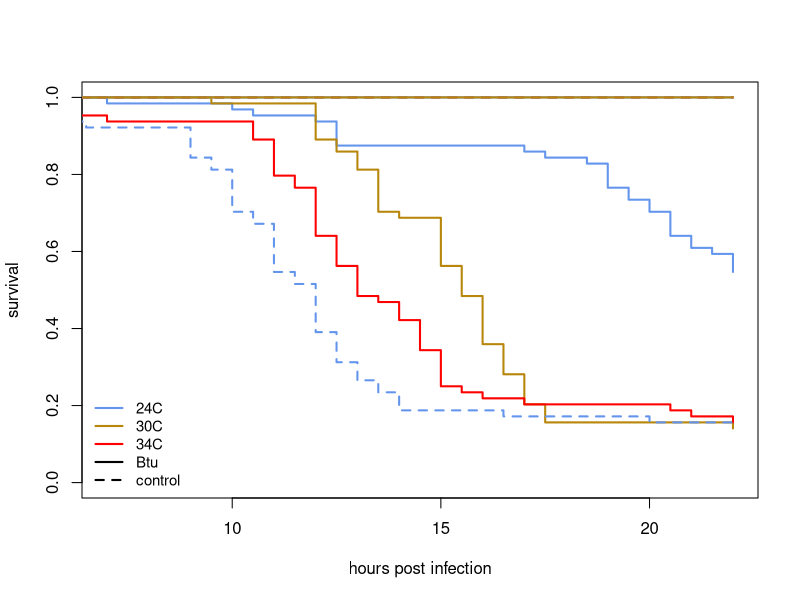
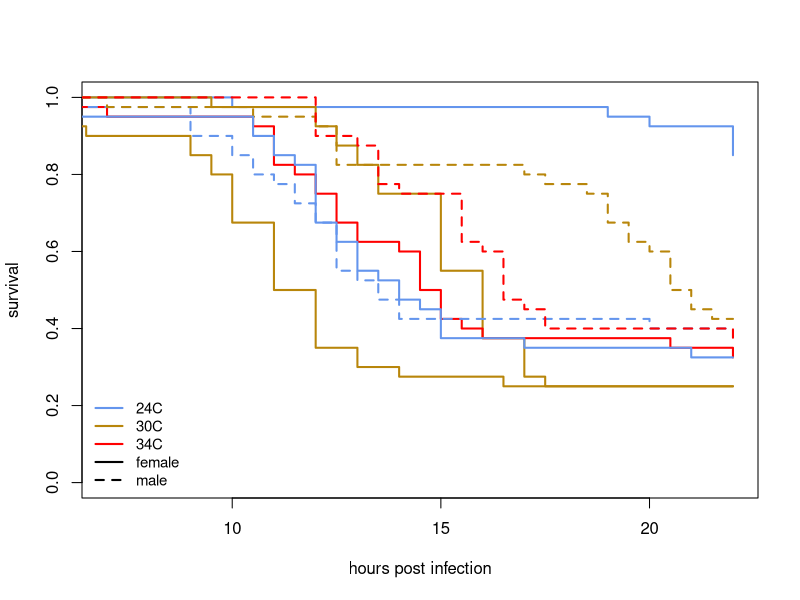

Recreate these plots in R, in order. (Note: this script raises an error after producing the figures.)
############################
#Code written by Sadiq, with my edits
#############################
# clear workspace
rm(list = ls())


#load necessary packages
library(survival)
library(multcomp)
library(lme4)
library(MASS)


##########################################################
#Survival of Bt infection at different temperatures
##########################################################


library(openxlsx)
library(readxl)
#############survival
#read in file using import in Rstudio

#choose 1 of the following data sources:
#mydata<- read.xlsx("Survival_data.xlsx") #this is data for Sadiq's experiment 1
        #mydata<- X2020_09_29temperature_bt_infection #file name has an X in the beginning

mydata<- read.xlsx("2021-2-22_btu_temperature_survival_exp-2.xlsx") #data for Sadiq's second experiment
##############################
attach(mydata) #attach data to be able to call columns directly
summary(mydata) #overview to check if data was read in correctly
hours <- as.numeric(hours)
status <-as.numeric(status)
temp <-as.factor(temp)
sex<-as.factor(sex)


#plot survival curves

fit<-survfit(Surv(hours,status)~treatment+temp)
# curves for treatment (IS and Btu) and temperature (24, 30, 34)
plot(survfit(Surv(hours,status)~treatment+temp),  #decide which variables to show
     lty=c(1,1,1,2,2,2), lwd=2,                   #type of line used for each group
     col=c("cornflowerblue","darkgoldenrod","red"), #color used for each group
     xlim=c(7,22), ylim=c(0,1),                   #limits of both axes
     ylab="survival", xlab="hours post infection")#labels of the axes 

#add a legend
legend("bottomleft",                              #placement of legend
       c("24C","30C","34C","Btu","control"),      #labels in legend
       lty=c(1,1,1,1,2),cex=0.9,lwd=2,bty="n",    #line types, text size, line width
       col=c("cornflowerblue","darkgoldenrod","red","black","black")) #colors

fitsumm<-summary(fit)
fitsumm

#extract median survival times:
library(survminer)
surv_median(fit)
med_surv_times_extract_df<-as.data.frame(surv_median(fit))

#################################################################
####survival curves without IS control and seperate for both sexes

#create new data subset
btu <- mydata[ which(treatment=="BtU"),]
summary(btu) #check correctness of new subset
detach(mydata) #change attached dataset
attach(btu)
#plot survival curves by temperature and sex
        plot(survfit(Surv(hours,status)~sex+temp),  #decide which variables to show
        lty=c(1,1,1,2,2,2), lwd=2,                   #type of line used for each group
        col=c("cornflowerblue","darkgoldenrod","red"), #color used for each group
        xlim=c(7,22), ylim=c(0,1),                   #limits of both axes
        ylab="survival", xlab="hours post infection")#labels of the axes 

#add a legend
legend("bottomleft",                              #placement of legend
       c("24C","30C","34C","female","male"),      #labels in legend
       lty=c(1,1,1,1,2),cex=0.9,lwd=2,bty="n",    #line types, text size, line width
       col=c("cornflowerblue","darkgoldenrod","red","black","black")) #colors

btufit<-survfit(Surv(hours,status)~temp,data=btu)
btufit
survdiff(btufit)
survdiff(Surv(hours, status) ~ temp, data = btu)
####statistical analysis
#Cox proportional hazard


###testing for effect of temperature and sex on survival (including potential interaction)
#full model
model<-coxph(Surv(hours, status,)~(temp*sex))
summary(model)

#simplify model by excluding non significant terms (testing only the effect of temperature)
model<-coxph(Surv(hours, status,)~(temp))
summary(model)

#post hoc test (which temperatures are different from each other?)
summary(glht(model,mcp(temp="Tukey")))

#test whether hazards for each group are proportional and do not cross over time 
#(is it ok to perform Cox ph analysis?)
modelzph<-cox.zph(model)
modelzph
plot(modelzph[1])
abline(h=0,lty=3)

#reattach original data set if wanted
detach(btu)
attach(mydata)
